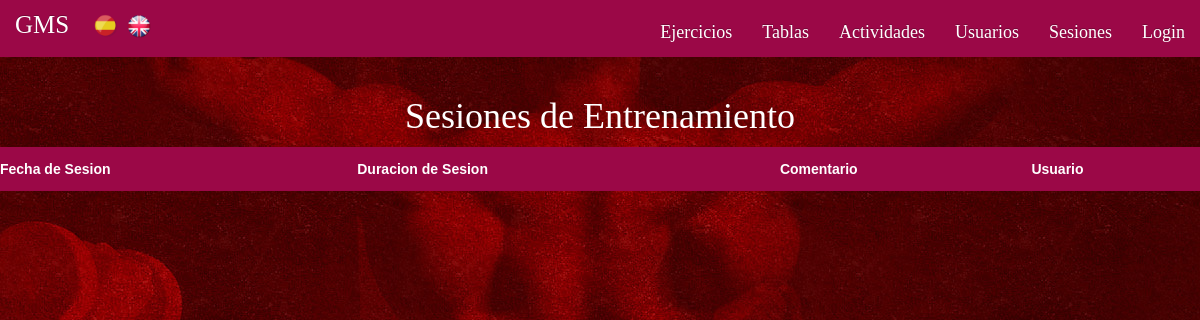
Before: /index.php?controller=sesiones&action=index with the older database file.
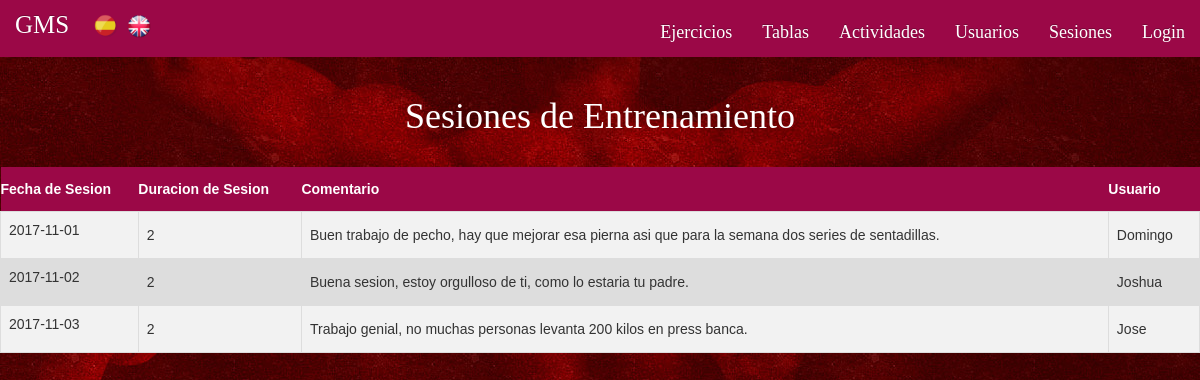
After: the same page with the newer database file.
### tables this page shows
CREATE TABLE IF NOT EXISTS `Sesion` (
  `idsesion` INT NOT NULL AUTO_INCREMENT,
  `fechasesion` DATE NULL,
  `duracionsesion` INT NULL,
  `comentario` VARCHAR(255) NULL,
  `Usuario_nombreusuario`  VARCHAR(45) NOT NULL,
  PRIMARY KEY (`idsesion`, `Usuario_nombreusuario`),
  INDEX `fk_Sesion_Usuariox_nombreusuariox` (`Usuario_nombreusuario` ASC),
  CONSTRAINT `fk_Sesion_Usuariox`
    FOREIGN KEY (`Usuario_nombreusuario`)
    REFERENCES `Usuario` (`nombreusuario`)
    ON DELETE NO ACTION
    ON UPDATE NO ACTION);

### core/ViewManager.php (called while the page is built, shortened)
<?php
class ViewManager {
	private $fragmentContents = array();
	private $variables = array();
	private $currentFragment = self::DEFAULT_FRAGMENT;
	private $layout = "default";
	private function saveCurrentFragment() {
		$this->fragmentContents[$this->currentFragment].=ob_get_contents();
	}
	public function moveToFragment($name) {
		$this->currentFragment = $name;
	}
	public function getFragment($fragment, $default="") {
		if (!isset($this->fragmentContents[$fragment])) {
			return $default;
		}
		return $this->fragmentContents[$fragment];
	}
	public function setVariable($varname, $value, $flash=false) {
		$this->variables[$varname] = $value;
	}
	public function getVariable($varname, $default=NULL) {
		if (!isset($this->variables[$varname])) {
			return $default;
		}
		return $this->variables[$varname];
	}
	public function render($controller, $viewname) {
		include(__DIR__."/../view/$controller/$viewname.php");
		$this->renderLayout();
	}
	private function renderLayout() {
		include(__DIR__."/../view/layouts/".$this->layout.".php");
	}
	private static $viewmanager_singleton = NULL;
	public static function getInstance() {
		if (self::$viewmanager_singleton == null) {
			self::$viewmanager_singleton = new ViewManager();
		}
		return self::$viewmanager_singleton;
	}
}

### controller/SesionesController.php (called while the page is built, shortened)
<?php
require_once(__DIR__."/../model/Sesion.php");
require_once(__DIR__."/../model/SesionMapper.php");
require_once(__DIR__."/../core/ViewManager.php");
class SesionesController extends BaseController {
	private $sesionMapper;
	public function __construct() {
		$this->sesionMapper = new SesionMapper();
	}
	public function index() {
		$sesiones = $this->sesionMapper->findAll();
		$this->view->setVariable("sesiones", $sesiones);
		$this->view->render("sesiones", "index");
	}
}

### index.php (called while the page is built, shortened)
<?php
function run() {
	try {
		$controller = loadController($_GET["controller"]);
		$actionName = $_GET["action"];
		$controller->$actionName();
	} catch(Exception $ex) {
		die("An exception occured!!!!!".$ex->getMessage());
	}
}
function loadController($controllerName) {
	return new $controllerClassName();
}
run();
?>

### view/messages/messages_es.php (called while the page is built)
<?php
$i18n_messages = array()
?>

### core/I18n.php (called while the page is built, shortened)
<?php
class I18n {
	private $messages;
	public function setLanguage($language) {
		$this->messages = $i18n_messages;
	}
	public function i18n($key) {
		if (isset($this->messages[$key])){
			return $this->messages[$key];
		}else{
			return $key;
		}
	}
	private static $i18n_singleton = null;
	public static function getInstance() {
		if (self::$i18n_singleton == NULL) {
			self::$i18n_singleton = new I18n();
		}
		return self::$i18n_singleton;
	}
}
function i18n($key) {
	return I18n::getInstance()->i18n($key);
}

### model/Sesion.php (called while the page is built, shortened)
<?php
	class Sesion
	{
		public $idsesion;
		public $fechasesion;
		public $duracionsesion;
		public $comentario;
		public $Usuario_idusuario;
		public function __construct($idsesion=NULL, $fechasesion=NULL, $duracionsesion=NULL, $comentario=NULL, $Usuario_idusuario=NULL) {
		$this->idsesion= $idsesion;
		$this->fechasesion = $fechasesion;
		$this->duracionsesion = $duracionsesion;
		$this->comentario = $comentario;
		$this->Usuario_idusuario= $Usuario_idusuario;
		}
		public function getIdSesion(){
			return $this->idsesion;
		}
		public function getFechaSesion(){
			return $this->fechasesion;
		}
		public function getDuracionSesion(){
			return $this->duracionsesion;
		}
		public function getComentario(){
			return $this->comentario;
		}
		public function getUsuario_idusuario(){
			return $this->Usuario_idusuario;
		}
	}
?>

### model/SesionMapper.php (called while the page is built, shortened)
<?php
require_once(__DIR__."/../core/PDOConnection.php");
require_once(__DIR__."/../model/Sesion.php");
class SesionMapper {
	private $db;
	public function __construct() {
		$this->db = PDOConnection::getInstance();
	}
	public function findAll() {
		$stmt = $this->db->query("SELECT * FROM sesion");
		$sesiones_db = $stmt->fetchAll(PDO::FETCH_ASSOC);
		$sesiones = array();
		foreach ($sesiones_db as $sesion) {
			array_push($sesiones, new Sesion($sesion["idsesion"],$sesion["fechasesion"], $sesion["duracionsesion"], $sesion["comentario"], $sesion["Usuario_nombreusuario"]));
		}
		return $sesiones;
	}
	}

### core/PDOConnection.php (called while the page is built)
<?php
class PDOConnection {
	private static $dbhost = "127.0.0.1";
	private static $dbname = "gymgms";
	private static $dbuser = "gymuser";
	private static $dbpass = "gympass";
	private static $db_singleton = null;
	public static function getInstance() {
		if (self::$db_singleton == null) {
			self::$db_singleton = new PDO(
			"mysql:host=".self::$dbhost.";dbname=".self::$dbname.";charset=utf8",
			self::$dbuser,
			self::$dbpass,
			array(
				PDO::ATTR_EMULATE_PREPARES => false,
				PDO::ATTR_ERRMODE => PDO::ERRMODE_EXCEPTION
			)
		);
	}
	return self::$db_singleton;
}
}
?>

### view/sesiones/index.php (the view, shortened to what this page needs)
<?php
require_once(__DIR__."/../../core/ViewManager.php");
require_once(__DIR__."/../../core/I18n.php");
require_once(__DIR__."/../../model/Sesion.php");
$view = ViewManager::getInstance();
$sesiones = $view->getVariable("sesiones");
?><h1><?=i18n("Sesiones de Entrenamiento")?></h1>
<table class='tablas'>
	<tr>
		<th><?= i18n("Fecha de Sesion")?></th><th><?= i18n("Duracion de Sesion")?></th><th><?= i18n("Comentario")?></th><th><?= i18n("Usuario")?></th>
	</tr>
	<?php foreach ((array)$sesiones as $sesion): ?>
		<tr>
			<td>
				<p href="index.php?controller=sesiones&amp;action=view&amp;idsesion=<?= $sesion->getIdSesion() ?>"><?= htmlentities($sesion->getFechaSesion()) ?></p>
			</td>
			<td>
				<?= $sesion->getDuracionSesion() ?>
			</td>
			<td>
				<?= $sesion->getComentario() ?>
			</td>
			<td>
				<?= $sesion->getUsuario_idusuario() ?>
			</td>
<?php endforeach; ?>
</table>

### view/layouts/default.php (shortened to what this page needs)
<?php
$view = ViewManager::getInstance();
$currentuser = $view->getVariable("currentusername");
?><!DOCTYPE html>
<html>
<head>
	<link rel="stylesheet" href="https://maxcdn.bootstrapcdn.com/bootstrap/3.3.5/css/bootstrap.min.css">
	<link rel="stylesheet" href="https://maxcdn.bootstrapcdn.com/bootstrap/3.3.5/css/bootstrap-theme.min.css">
	<link rel="stylesheet" href="css/style.css" type="text/css">
</head>
<body  class="body-index">
	<header>
		<nav class="navbar navbar-inverse" id="navfontcolor">
	    <div class="container-fluid">
	      <div class="navbar-header">
	        <a class="navbar-brand" href="index.php?controller=users&amp;action=inicio">GMS</a>
	      </div>
				<span id="spanlang"> <?php include(__DIR__."/language_select_element.php");?> </span>
				<ul class="nav navbar-nav navbar-right">
					<li><a href="index.php?controller=ejercicios&amp;action=index"><?= i18n("Ejercicios") ?></a></li>
					<li><a href="index.php?controller=tablas&amp;action=index"><?= i18n("Tablas") ?></a></li>
					<li><a href="index.php?controller=actividades&amp;action=index"><?= i18n("Actividades") ?></a></li>
					<li><a href="index.php?controller=users&amp;action=index"><?= i18n("Usuarios") ?></a></li>
					<li><a href="index.php?controller=sesiones&amp;action=index"><?= i18n("Sesiones") ?></a></li>
					<?php if (isset($currentuser)): ?>
	        <li><p class="navbar-text"><span class="glyphicon glyphicon-user"></span> <?= $currentuser; ?> </p></li>
					 <li><a href="index.php?controller=users&amp;action=logout"><span class="glyphicon glyphicon-log-in"></span> <?= i18n("Cerrar sesion") ?></a></li>
				 <?php else: ?>
					<li><a href="index.php?controller=users&amp;action=login"><?= i18n("Login") ?></a></li>
					<?php endif ?>
	      </ul>
		</nav>
	</header>
	<main>
		<?= $view->getFragment(ViewManager::DEFAULT_FRAGMENT) ?>
	</main>
</body>
</html>

### view/layouts/language_select_element.php (shortened to what this page needs)
<ul id="languagechooser">
	<li><a href="index.php?controller=language&amp;action=change&amp;lang=es">
		<img border="0" alt="Español" src="css/spanish_flag.png" width="24" height="24">	</a></li>
	<li><a href="index.php?controller=language&amp;action=change&amp;lang=en">
		<img border="0" alt="English" src="css/english_flag.png" width="24" height="24">
	</a></li>
</ul>

### css/style.css (style rules this page uses)
body, header { font-family: 'Raleway'; overflow: auto; }
.navbar { border-radius: 0px; background: #9B0847; border: none; }
.body-index { background-image: url("fondorojo.jpg"); background-position: top center; background-repeat: no-repeat; }
h1, h3 { color: white; text-align: center; }
.tablas { font-family: "Trebuchet MS", Arial, Helvetica, sans-serif; border-collapse: collapse; width: 100%; }
.tablas td, #tablas th { border: 1px solid #ddd; padding: 8px; }
.tablas tr:nth-child(even) { background-color: #f2f2f2; }
.tablas tr { background-color: #ddd; }
.tablas th { padding-top: 12px; padding-bottom: 12px; text-align: left; background-color: #9B0847; color: white; }
#languagechooser li, ul { display: inline-block; padding: 7px 0px 0px 5px; }
#navfontcolor p, #navfontcolor a { color: white; }
.navbar-brand { font-size: 25px; }
.navbar-right { font-size: 18px; }

Changed rows visible on the page:
added sesion: fechasesion "2017-11-01", duracionsesion "2", comentario "Buen trabajo de pecho, hay que mejorar esa pierna asi que para la semana dos series de sentadillas.", Usuario_nombreusuario "Domingo"
added sesion: fechasesion "2017-11-02", duracionsesion "2", comentario "Buena sesion, estoy orgulloso de ti, como lo estaria tu padre.", Usuario_nombreusuario "Joshua"
added sesion: fechasesion "2017-11-03", duracionsesion "2", comentario "Trabajo genial, no muchas personas levanta 200 kilos en press banca.", Usuario_nombreusuario "Jose"
